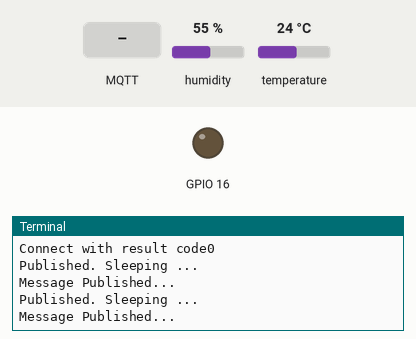
Bench run of a program on a simulated Raspberry Pi (BCM pin numbers). Shown: output pins drawn as LEDs (lit = HIGH), the last lines printed to the terminal. The test bench sets the inputs (shaded band); at power-on: humidity 55 %, temperature 24 °C. No MQTT or app messages arrive unless stated.

Above: at 1.3 s.
1.4 s: MQTT message "on" arrives on the first subscribed topic
At 1.62 s:
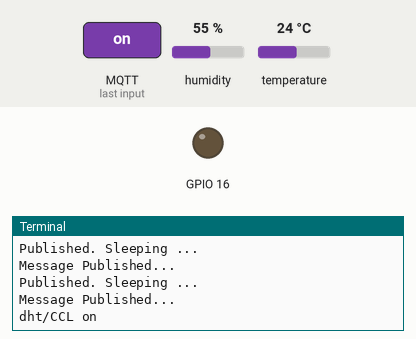
2.9 s: MQTT message "off" arrives on the first subscribed topic
At 3.16 s:
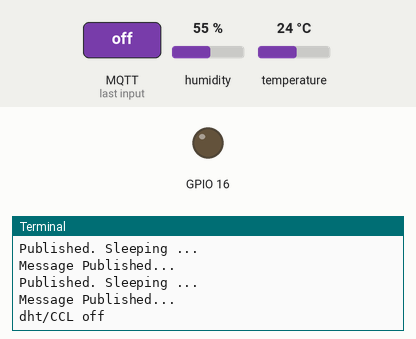
4.4 s: MQTT message "1" arrives on the first subscribed topic
At 4.7 s:
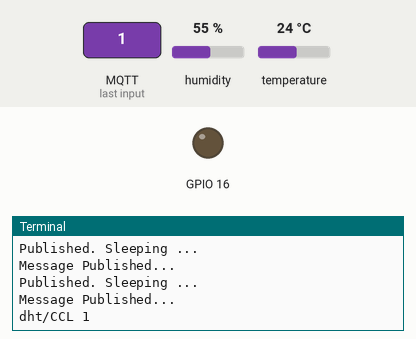

Measured:
- after the input at 1.4 s, the terminal: prints a new line at once (image 1)
- after the input at 2.9 s, the terminal: prints a new line at once (image 2)
- after the input at 4.4 s, the terminal: prints a new line at once (image 3)

The program:

dht_pubsub.py
```python
import paho.mqtt.client as mqtt
import time
import Adafruit_DHT as dht
import json
import RPi.GPIO as GPIO

GPIO.setwarnings(False)
GPIO.setmode(GPIO.BCM)
GPIO.setup(16, GPIO.OUT)

dht_type =11
dht_pin = 23

# Define Variables
MQTT_HOST = "192.168.0.21"
MQTT_PORT = 1883
MQTT_KEEPALIVE_INTERVAL = 60
MQTT_TOPIC = "dht/CCL"

# Define on_publish event function
def on_publish(client, userdata, mid):
    print ("Message Published...")

#자신의 pc ip
def on_connect ( client, userdata , flags, rc ):
        print("Connect with result code" + str (rc))
        client.subscribe("dht/CCL")

def on_message(client, userdata, msg):
    print(msg.topic+" "+str(msg.payload.decode('utf-8')))
    if msg.payload == "on":
        GPIO.output(16, True)
    elif msg.payload == "off":
        GPIO.output(16, False)

# Initiate MQTT Client
client = mqtt.Client()
# Register publish callback function
client.on_publish = on_publish
client.on_connect = on_connect
client.on_message = on_message

# Connect with MQTT Broker
client.connect(MQTT_HOST, MQTT_PORT, MQTT_KEEPALIVE_INTERVAL)
client.loop_start()

try:
    while True:
        humidity, temperature = dht.read_retry(dht_type, dht_pin)
        if humidity is not None and temperature is not None:
            data = {'temperature':round(temperature, 1), 'humidity' : round(humidity, 1)}
            client.publish(MQTT_TOPIC, str(data))
            print('Published. Sleeping ...')
        else:
            print('Failed to get reading. Skipping ...')

except keyboardInterrupt:
    GPIO.cleanup()
```
